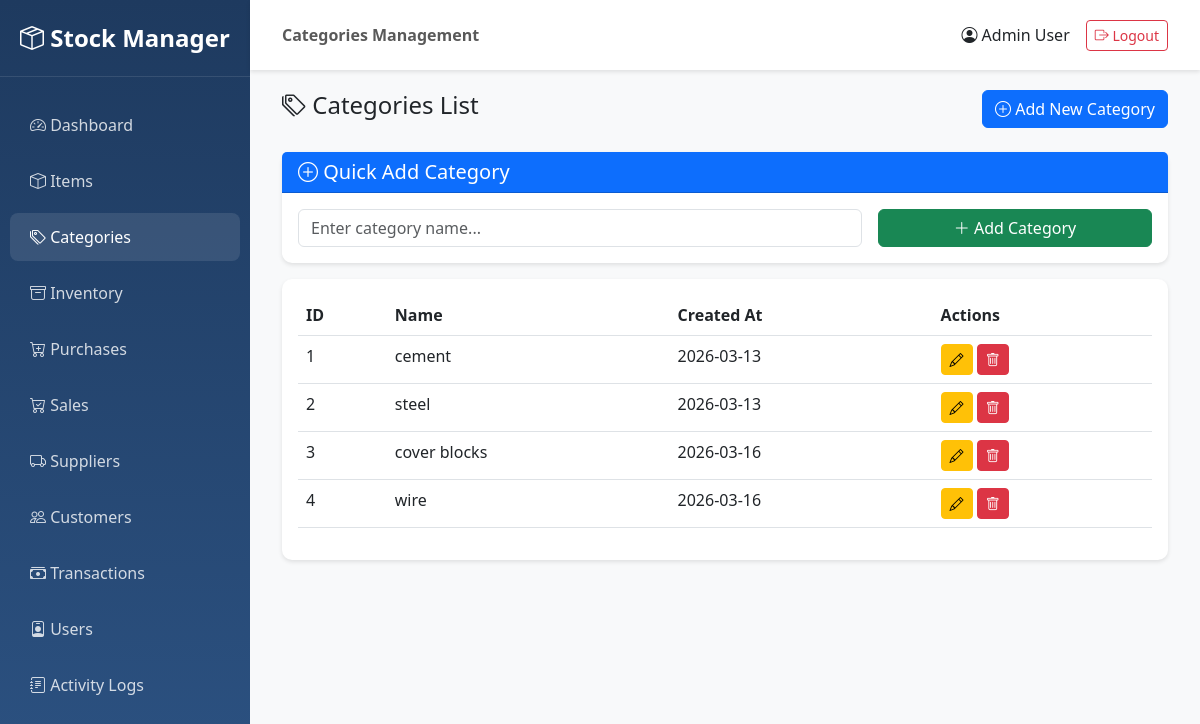
Screenshot of /categories/ (signed in) with the database file from the repository.
### app/models/user.py (models this page shows, shortened)
class User(UserMixin, db.Model):
    __tablename__ = 'users'
    user_id = db.Column(db.Integer, primary_key=True)
    name = db.Column(db.String(100), nullable=False)
    username = db.Column(db.String(50), unique=True, nullable=False, index=True)
    password = db.Column(db.String(255), nullable=False)
    role = db.Column(db.String(20), nullable=False, default='user')  # admin, manager, user
    status = db.Column(db.String(20), nullable=False, default='active')  # active, inactive
    created_by = db.Column(db.Integer, db.ForeignKey('users.user_id'), nullable=True)
    updated_by = db.Column(db.Integer, db.ForeignKey('users.user_id'), nullable=True)
    created_at = db.Column(db.DateTime, nullable=False, default=datetime.utcnow)
    updated_at = db.Column(db.DateTime, nullable=False, default=datetime.utcnow, onupdate=datetime.utcnow)
    logs = db.relationship('Log', backref='user', lazy='dynamic')
    def is_admin(self):
        return self.role == 'admin'

### app/models/category.py (models this page shows, shortened)
class Category(db.Model):
    __tablename__ = 'categories'
    category_id = db.Column(db.Integer, primary_key=True)
    name = db.Column(db.String(100), nullable=False, unique=True, index=True)
    created_by = db.Column(db.Integer, db.ForeignKey('users.user_id'), nullable=True)
    updated_by = db.Column(db.Integer, db.ForeignKey('users.user_id'), nullable=True)
    created_at = db.Column(db.DateTime, nullable=False, default=datetime.utcnow)
    updated_at = db.Column(db.DateTime, nullable=False, default=datetime.utcnow, onupdate=datetime.utcnow)
    items = db.relationship('Item', backref='category', lazy='dynamic')

### app/routes/categories.py (the view)
@categories_bp.route('/')
@login_required
def list_categories():
    page = request.args.get('page', 1, type=int)
    categories = Category.query.paginate(page=page, per_page=20, error_out=False)
    return render_template('categories/list.html', categories=categories)

### app/templates/categories/list.html (shortened to what this page needs)
{% extends "base.html" %}
{% block page_title %}Categories Management{% endblock %}
{% block content %}
<div class="container-fluid">
    <div class="d-flex justify-content-between align-items-center mb-4">
        <h4><i class="bi bi-tags"></i> Categories List</h4>
        <a href="{{ url_for('categories.create_category') }}" class="btn btn-primary">
            <i class="bi bi-plus-circle"></i> Add New Category
        </a>
    </div>
    <div class="card mb-3">
        <div class="card-header bg-primary text-white">
            <h5 class="mb-0"><i class="bi bi-plus-circle"></i> Quick Add Category</h5>
        </div>
        <div class="card-body">
            <form method="POST" action="{{ url_for('categories.create_category') }}" class="row g-3">
                <div class="col-md-8">
                    <input type="text" class="form-control" name="name" placeholder="Enter category name..." required autofocus>
                </div>
                <div class="col-md-4">
                    <button type="submit" class="btn btn-success w-100">
                        <i class="bi bi-plus-lg"></i> Add Category
                    </button>
                </div>
            </form>
        </div>
    </div>
    <div class="card">
        <div class="card-body">
            <div class="table-responsive">
                <table class="table table-hover">
                    <thead>
                        <tr>
                            <th>ID</th>
                            <th>Name</th>
                            <th>Created At</th>
                            <th>Actions</th>
                        </tr>
                    </thead>
                    <tbody>
                        {% for category in categories.items %}
                        <tr>
                            <td>{{ category.category_id }}</td>
                            <td>{{ category.name }}</td>
                            <td>{{ category.created_at.strftime('%Y-%m-%d') }}</td>
                            <td>
                                <a href="{{ url_for('categories.edit_category', category_id=category.category_id) }}" class="btn btn-sm btn-warning">
                                    <i class="bi bi-pencil"></i>
                                </a>
                                <form method="POST" action="{{ url_for('categories.delete_category', category_id=category.category_id) }}" style="display:inline;">
                                    <button type="submit" class="btn btn-sm btn-danger" onclick="return confirm('Are you sure?')">
                                        <i class="bi bi-trash"></i>
                                    </button>
                                </form>
                            </td>
                        </tr>
                        {% endfor %}
                    </tbody>
                </table>
            </div>
        </div>
    </div>
</div>
{% endblock %}

### app/templates/base.html (shortened to what this page needs)
<!DOCTYPE html>
<html lang="en">
<head>
    <link href="https://cdn.jsdelivr.net/npm/bootstrap@5.3.0/dist/css/bootstrap.min.css" rel="stylesheet">
    <link rel="stylesheet" href="https://cdn.jsdelivr.net/npm/bootstrap-icons@1.11.0/font/bootstrap-icons.css">
</head>
<body>
    {% if current_user.is_authenticated %}
    <div class="sidebar">
        <div class="brand-logo">
            <i class="bi bi-box-seam"></i> Stock Manager
        </div>
        <ul class="nav flex-column">
            <li class="nav-item">
                <a class="nav-link {% if request.endpoint == 'main.dashboard' %}active{% endif %}" href="{{ url_for('main.dashboard') }}">
                    <i class="bi bi-speedometer2"></i> Dashboard
                </a>
            </li>
            <li class="nav-item">
                <a class="nav-link {% if 'items' in request.endpoint %}active{% endif %}" href="{{ url_for('items.list_items') }}">
                    <i class="bi bi-box"></i> Items
                </a>
            </li>
            <li class="nav-item">
                <a class="nav-link {% if 'categories' in request.endpoint %}active{% endif %}" href="{{ url_for('categories.list_categories') }}">
                    <i class="bi bi-tags"></i> Categories
                </a>
            </li>
            <li class="nav-item">
                <a class="nav-link {% if 'inventory' in request.endpoint %}active{% endif %}" href="{{ url_for('inventory.list_inventory') }}">
                    <i class="bi bi-archive"></i> Inventory
                </a>
            </li>
            <li class="nav-item">
                <a class="nav-link {% if 'purchases' in request.endpoint %}active{% endif %}" href="{{ url_for('purchases.list_purchases') }}">
                    <i class="bi bi-cart-plus"></i> Purchases
                </a>
            </li>
            <li class="nav-item">
                <a class="nav-link {% if 'sales' in request.endpoint %}active{% endif %}" href="{{ url_for('sales.list_sales') }}">
                    <i class="bi bi-cart-check"></i> Sales
                </a>
            </li>
            <li class="nav-item">
                <a class="nav-link {% if 'suppliers' in request.endpoint %}active{% endif %}" href="{{ url_for('suppliers.list_suppliers') }}">
                    <i class="bi bi-truck"></i> Suppliers
                </a>
            </li>
            <li class="nav-item">
                <a class="nav-link {% if 'customers' in request.endpoint %}active{% endif %}" href="{{ url_for('customers.list_customers') }}">
                    <i class="bi bi-people"></i> Customers
                </a>
            </li>
            <li class="nav-item">
                <a class="nav-link {% if 'money' in request.endpoint %}active{% endif %}" href="{{ url_for('money.list_transactions') }}">
                    <i class="bi bi-cash-stack"></i> Transactions
                </a>
            </li>
            {% if current_user.is_admin() %}
            <li class="nav-item">
                <a class="nav-link {% if 'users' in request.endpoint %}active{% endif %}" href="{{ url_for('users.list_users') }}">
                    <i class="bi bi-person-badge"></i> Users
                </a>
            </li>
            <li class="nav-item">
                <a class="nav-link {% if 'logs' in request.endpoint %}active{% endif %}" href="{{ url_for('logs.list_logs') }}">
                    <i class="bi bi-journal-text"></i> Activity Logs
                </a>
            </li>
            {% endif %}
        </ul>
    </div>
    <nav class="navbar navbar-top">
        <div class="container-fluid">
            <span class="navbar-text">
                <strong>{% block page_title %}{% endblock %}</strong>
            </span>
            <div class="d-flex align-items-center">
                <span class="me-3">
                    <i class="bi bi-person-circle"></i> {{ current_user.name }}
                </span>
                <a href="{{ url_for('auth.logout') }}" class="btn btn-outline-danger btn-sm">
                    <i class="bi bi-box-arrow-right"></i> Logout
                </a>
            </div>
        </div>
    </nav>
    <div class="main-content">
        {% block content %}{% endblock %}
    </div>
    {% endif %}
</body>
</html>

### app/templates/base.html (style rules this page uses)
:root { --sidebar-width: 250px; }
body { font-family: 'Segoe UI', Tahoma, Geneva, Verdana, sans-serif; }
.sidebar { position: fixed; top: 0; left: 0; height: 100vh; width: var(--sidebar-width); background: linear-gradient(180deg, #1e3a5f 0%, #2c5282 100%); padding-top: 20px; overflow-y: auto; }
.sidebar .nav-link { color: rgba(255, 255, 255, 0.8); padding: 12px 20px; margin: 4px 10px; border-radius: 8px; transition: all 0.3s; }
.sidebar .nav-link:hover, .sidebar .nav-link.active { background: rgba(255, 255, 255, 0.1); color: white; }
.main-content { margin-left: var(--sidebar-width); padding: 20px; min-height: 100vh; background: #f8f9fa; }
.card { border: none; border-radius: 10px; box-shadow: 0 2px 4px rgba(0,0,0,0.1); margin-bottom: 20px; }
.navbar-top { margin-left: var(--sidebar-width); background: white; box-shadow: 0 2px 4px rgba(0,0,0,0.1); padding: 15px 20px; }
.brand-logo { color: white; font-size: 1.5rem; font-weight: bold; padding: 0 20px 20px; margin-bottom: 20px; border-bottom: 1px solid rgba(255,255,255,0.1); }

### rows the page displays
User: name "Admin User"
Category: category_id "1", name "cement", created_at "2026-03-13"
Category: category_id "2", name "steel", created_at "2026-03-13"
Category: category_id "3", name "cover blocks", created_at "2026-03-16"
Category: category_id "4", name "wire", created_at "2026-03-16"
